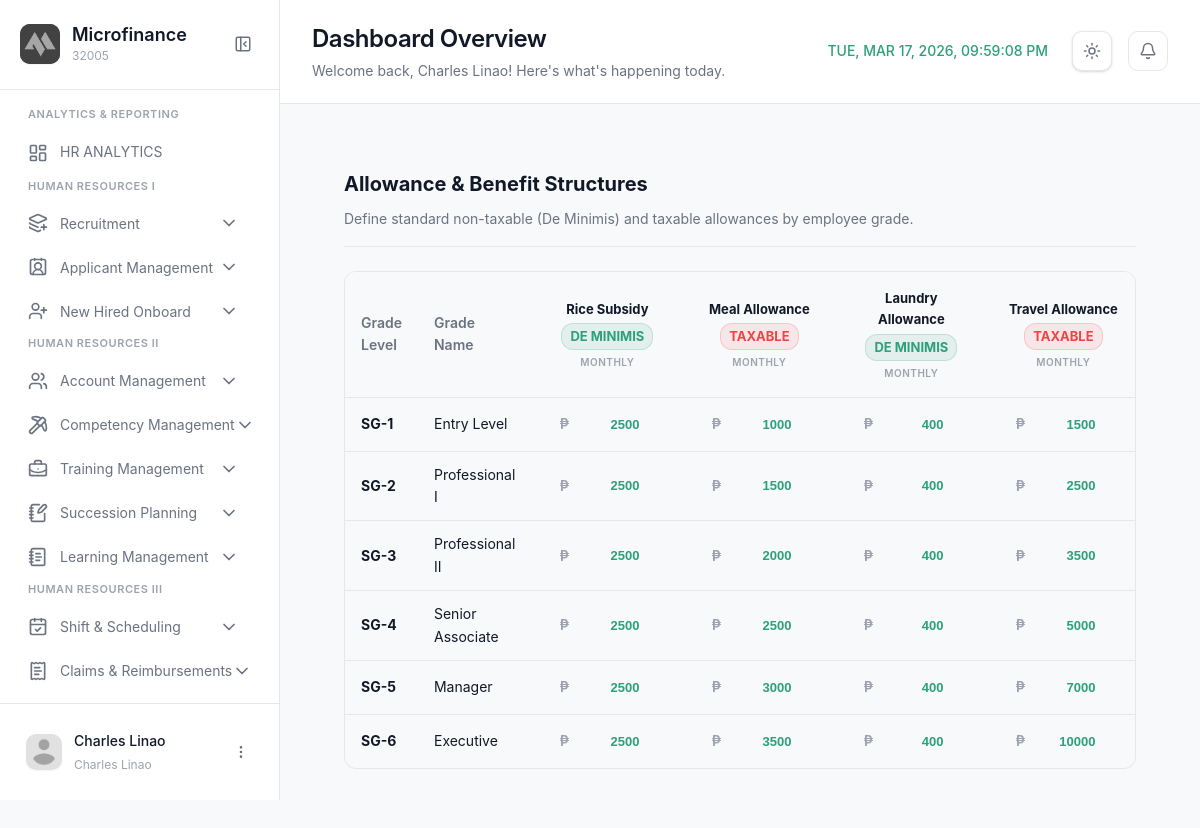
The page /modules/admin/allowance.php (signed in) on the database its author committed.
### tables this page shows
CREATE TABLE `allowance_types` (
  `AllowanceTypeID` int(11) NOT NULL,
  `AllowanceName` varchar(100) NOT NULL,
  `IsTaxable` tinyint(1) DEFAULT 0,
  `Frequency` enum('Monthly','Annual','Daily') DEFAULT 'Monthly',
  `CreatedAt` timestamp NOT NULL DEFAULT current_timestamp(),
  `UpdatedAt` timestamp NOT NULL DEFAULT current_timestamp() ON UPDATE current_timestamp()
);

CREATE TABLE `salary_grades` (
  `SalaryGradeID` int(11) NOT NULL,
  `period_id` int(11) DEFAULT NULL,
  `GradeLevel` varchar(10) NOT NULL,
  `GradeName` varchar(100) DEFAULT NULL,
  `MinSalary` decimal(15,2) NOT NULL,
  `MaxSalary` decimal(15,2) NOT NULL,
  `MidSalary` decimal(15,2) GENERATED ALWAYS AS ((`MinSalary` + `MaxSalary`) / 2) STORED,
  `Currency` varchar(10) DEFAULT 'PHP',
  `IsActive` tinyint(1) DEFAULT 1,
  `CreatedAt` timestamp NOT NULL DEFAULT current_timestamp(),
  `UpdatedAt` timestamp NULL DEFAULT NULL ON UPDATE current_timestamp(),
  `Description` varchar(255) DEFAULT NULL
);

### modules/admin/allowance.php (the view, shortened to what this page needs)
<?php
require_once '../../config/config.php';
$period_id = 1;
$grades_query = $conn->query("
    SELECT sg.SalaryGradeID, sg.GradeLevel, sg.GradeName, sg.MinSalary, sg.MaxSalary, sg.MidSalary, sg.Description
    FROM salary_grades sg
    WHERE sg.period_id = $period_id
    ORDER BY sg.SalaryGradeID ASC
");
$salary_grades = [];
while ($row = $grades_query->fetch_assoc()) {
    $salary_grades[] = $row;
}
$allowance_types_query = $conn->query("SELECT * FROM allowance_types ORDER BY AllowanceTypeID ASC");
$allowance_types = [];
while ($row = $allowance_types_query->fetch_assoc()) {
    $allowance_types[] = $row;
}
$grade_allowances_query = $conn->query("SELECT * FROM grade_allowances");
$grade_allowance_map = [];
while ($row = $grade_allowances_query->fetch_assoc()) {
    $grade_allowance_map[$row['SalaryGradeID']][$row['AllowanceTypeID']] = $row['Amount'];
}
?>
<!DOCTYPE html>
<html lang="en">
<head>
  <link rel="stylesheet" href="../../css/cycle.css?v=1.2">
  <link rel="stylesheet" href="../../css/admin_allowance.css?v=1.2">
</head>
<body>
  <aside class="sidebar" id="sidebar">
    <div class="sidebar-header">
      <div class="logo-container">
        <div class="logo-wrapper">
          <img src="../../img/logo.png" alt="Logo" class="logo">
        </div>
        <div class="logo-text">
          <h2 class="app-name">Microfinance</h2>
          <span class="app-tagline">32005</span>
        </div>
      </div>
      <button class="sidebar-toggle" id="sidebarToggle">
        <i data-lucide="panel-left-close"></i>
      </button>
    </div>
    <nav class="sidebar-nav">
      <div class="nav-section">
        <span class="nav-section-title">ANALYTICS & REPORTING</span>
        <a href="dashboard.php" class="nav-item">
          <i data-lucide="layout-dashboard"></i>
          <span>HR ANALYTICS</span>
        </a>
      </div>
      <div class="nav-section">
        <span class="nav-section-title">HUMAN RESOURCES I</span>
        <div class="nav-item-group">
          <button class="nav-item has-submenu" data-module="recruitment">
            <div class="nav-item-content">
              <i data-lucide="layers-plus"></i>
              <span>Recruitment</span>
            </div>
            <i data-lucide="chevron-down" class="submenu-icon"></i>
          </button>
        </div>
        <div class="nav-item-group">
          <button class="nav-item has-submenu" data-module="applicationmgt">
            <div class="nav-item-content">
              <i data-lucide="contact-round"></i>
              <span>Applicant Management</span>
            </div>
            <i data-lucide="chevron-down" class="submenu-icon"></i>
          </button>
        </div>
        <div class="nav-item-group">
          <button class="nav-item has-submenu" data-module="newhiredonboard">
            <div class="nav-item-content">
              <i data-lucide="user-plus"></i>
              <span>New Hired Onboard</span>
            </div>
            <i data-lucide="chevron-down" class="submenu-icon"></i>
          </button>
        </div>
      </div>
      <div class="nav-section">
        <span class="nav-section-title">HUMAN RESOURCES II</span>
        <div class="nav-item-group">
          <button class="nav-item has-submenu" data-module="accounts">
            <div class="nav-item-content">
              <i data-lucide="users"></i>
              <span>Account Management</span>
            </div>
            <i data-lucide="chevron-down" class="submenu-icon"></i>
          </button>
        </div>
        <div class="nav-item-group">
          <button class="nav-item has-submenu" data-module="competency">
            <div class="nav-item-content">
              <i data-lucide="pickaxe"></i>
              <span>Competency Management</span>
            </div>
            <i data-lucide="chevron-down" class="submenu-icon"></i>
          </button>
        </div>
        <div class="nav-item-group">
          <button class="nav-item has-submenu" data-module="training">
            <div class="nav-item-content">
              <i data-lucide="briefcase-business"></i>
              <span>Training Management</span>
            </div>
            <i data-lucide="chevron-down" class="submenu-icon"></i>
          </button>
        </div>
        <div class="nav-item-group">
          <button class="nav-item has-submenu" data-module="succession">
            <div class="nav-item-content">
              <i data-lucide="notebook-pen"></i>
              <span>Succession Planning</span>
            </div>
            <i data-lucide="chevron-down" class="submenu-icon"></i>
          </button>
        </div>
        <div class="nav-item-group">
          <button class="nav-item has-submenu" data-module="learning">
            <div class="nav-item-content">
              <i data-lucide="notebook-text"></i>
              <span>Learning Management</span>
            </div>
            <i data-lucide="chevron-down" class="submenu-icon"></i>
          </button>
        </div>
      </div>
      <div class="nav-section">
        <span class="nav-section-title">HUMAN RESOURCES III</span>
        <div class="nav-item-group">
          <button class="nav-item has-submenu" data-module="shift">
            <div class="nav-item-content">
              <i data-lucide="calendar-check"></i>
              <span>Shift & Scheduling</span>
            </div>
            <i data-lucide="chevron-down" class="submenu-icon"></i>
          </button>
        </div>
        <div class="nav-item-group">
          <button class="nav-item has-submenu" data-module="claims">
            <div class="nav-item-content">
              <i data-lucide="receipt-text"></i>
              <span>Claims & Reimbursements</span>
            </div>
            <i data-lucide="chevron-down" class="submenu-icon"></i>
          </button>
        </div>
        <div class="nav-item-group">
          <button class="nav-item has-submenu" data-module="time">
          </button>
        </div>
      </div>
    </nav>
    <div class="sidebar-footer">
      <div class="user-profile">
        <div class="user-avatar">
          <img src="../../img/profile.png" alt="User">
        </div>
        <div class="user-info">
          <span class="user-name"><?php echo htmlspecialchars($_SESSION['username'] ?? 'Admin'); ?></span>
          <span class="user-role"><?php echo htmlspecialchars($_SESSION['user_role'] ?? 'Administrator'); ?></span>
        </div>
        <button class="user-menu-btn" id="userMenuBtn">
          <i data-lucide="more-vertical"></i>
        </button>
      </div>
    </div>
  </aside>
  <main class="main-content">
    <header class="page-header">
      <div class="header-left">
        <div class="header-title">
          <h1>Dashboard Overview</h1>
          <p>Welcome back, <?php echo htmlspecialchars($_SESSION['username'] ?? 'User'); ?>! Here's what's happening today.</p>
        </div>
      </div>
      <div class="header-right">
                        <div class="header-clock">
          <span id="realTimeClock"></span>
        </div>
        <button class="theme-toggle" id="themeToggle" aria-label="Toggle theme">
          <i data-lucide="sun" class="sun-icon"></i>
        </button>
        <button class="icon-btn">
          <i data-lucide="bell"></i>
        </button>
      </div>
    </header>
    <div class="content-wrapper">
          <div class="tab-panel active" id="allowances">
            <div class="section-header" style="margin-bottom: 24px; display: flex; justify-content: space-between; align-items: flex-start; padding-bottom: 16px; border-bottom: 1px solid var(--border-color);">
              <div class="sh-info">
                <h3 style="font-size: 20px; font-weight: 700; color: var(--text-primary); margin-bottom: 8px;">Allowance & Benefit Structures</h3>
                <p style="color: var(--text-secondary); font-size: 14px;">Define standard non-taxable (De Minimis) and taxable allowances by employee grade.</p>
              </div>
            </div>
            <div class="table-container">
              <table class="comp-table editable-table">
                <thead>
                  <tr>
                    <th>Grade Level</th>
                    <th>Grade Name</th>
                    <?php foreach ($allowance_types as $type): ?>
                    <th>
                      <div class="allowance-header">
                        <span><?php echo htmlspecialchars($type['AllowanceName']); ?></span>
                        <span class="tax-badge <?php echo $type['IsTaxable'] ? 'taxable' : 'non-taxable'; ?>">
                          <?php echo $type['IsTaxable'] ? 'Taxable' : 'De Minimis'; ?>
                        </span>
                        <small><?php echo ($type['Frequency'] == 'Annual') ? 'Annual' : 'Monthly'; ?></small>
                      </div>
                    </th>
                    <?php endforeach; ?>
                  </tr>
                </thead>
                <tbody>
                  <?php foreach ($salary_grades as $grade): ?>
                  <tr>
                    <td><strong><?php echo htmlspecialchars($grade['GradeLevel']); ?></strong></td>
                    <td><?php echo htmlspecialchars($grade['GradeName']); ?></td>
                    <?php foreach ($allowance_types as $type): ?>
                    <?php
                      $amount = $grade_allowance_map[$grade['SalaryGradeID']][$type['AllowanceTypeID']] ?? 0;
                    ?>
                    <td>
                      <div class="input-with-symbol">
                        <span>&#8369;</span>
                        <input type="number"
                               value="<?php echo (int)$amount; ?>"
                               class="table-input-premium allowance-val-input"
                               data-grade="<?php echo $grade['SalaryGradeID']; ?>"
                               data-type="<?php echo $type['AllowanceTypeID']; ?>"
                               data-is-taxable="<?php echo $type['IsTaxable']; ?>">
                      </div>
                    </td>
                    <?php endforeach; ?>
                  </tr>
                  <?php endforeach; ?>
                </tbody>
              </table>
            </div>
          </div>
    </div>
  </main>
</body>
</html>

### rows shown on the page
allowance_types: AllowanceName "Rice Subsidy", IsTaxable "DE MINIMIS", Frequency "MONTHLY"
allowance_types: AllowanceName "Meal Allowance", IsTaxable "TAXABLE", Frequency "MONTHLY"
allowance_types: AllowanceName "Laundry Allowance", IsTaxable "DE MINIMIS", Frequency "MONTHLY"
allowance_types: AllowanceName "Travel Allowance", IsTaxable "TAXABLE", Frequency "MONTHLY"
salary_grades: GradeLevel "SG-1", GradeName "Entry Level", SalaryGradeID.AllowanceTypeID "2500", SalaryGradeID.AllowanceTypeID "1000", SalaryGradeID.AllowanceTypeID "400", SalaryGradeID.AllowanceTypeID "1500"
salary_grades: GradeLevel "SG-2", GradeName "Professional I", SalaryGradeID.AllowanceTypeID "2500", SalaryGradeID.AllowanceTypeID "1500", SalaryGradeID.AllowanceTypeID "400"
salary_grades: GradeLevel "SG-3", GradeName "Professional II", SalaryGradeID.AllowanceTypeID "2500", SalaryGradeID.AllowanceTypeID "2000", SalaryGradeID.AllowanceTypeID "400", SalaryGradeID.AllowanceTypeID "3500"
salary_grades: GradeLevel "SG-4", GradeName "Senior Associate", SalaryGradeID.AllowanceTypeID "2500", SalaryGradeID.AllowanceTypeID "400", SalaryGradeID.AllowanceTypeID "5000"
salary_grades: GradeLevel "SG-5", GradeName "Manager", SalaryGradeID.AllowanceTypeID "2500", SalaryGradeID.AllowanceTypeID "3000", SalaryGradeID.AllowanceTypeID "400", SalaryGradeID.AllowanceTypeID "7000"
salary_grades: GradeLevel "SG-6", GradeName "Executive", SalaryGradeID.AllowanceTypeID "2500", SalaryGradeID.AllowanceTypeID "3500", SalaryGradeID.AllowanceTypeID "400", SalaryGradeID.AllowanceTypeID "10000"

### other values the page prints
$_SESSION['username'] "Charles Linao"
$_SESSION['user_role'] "Charles Linao"
